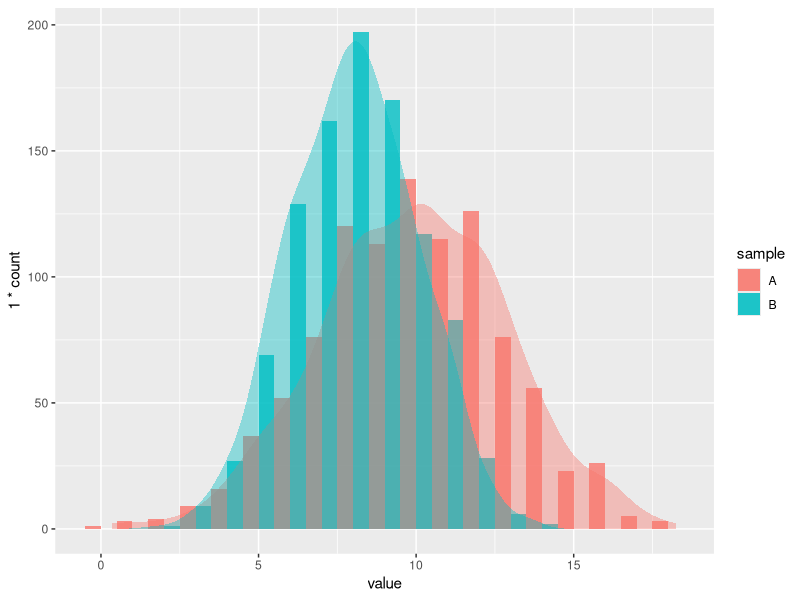

This figure's R source:
#Matthew Carr
#biotstats, AJ
#6 March 2020
#T tests


library(tidyverse)
library(ggplot2)

# Random normal data
set.seed(666)

r_dat <- data.frame(dat = c(rnorm(n = 1000, mean = 10, sd = 3),
                            rnorm(n = 1000, mean = 8, sd = 2)),
                    sample = c(rep("A", 1000), rep("B", 1000)))

# Create histogram
h <- ggplot(data = r_dat, aes(x = dat, fill = sample)) +
  geom_histogram(position = "dodge", binwidth = 1, alpha = 0.8) +
  geom_density(aes(y = 1*..count.., fill = sample), colour = NA, alpha = 0.4) +
  labs(x = "value")
h


shapiro.test(r_dat$dat)

   
#     
Adat <- r_dat %>% 
  filter(sample == "A")

Bdat <- r_dat %>% 
  filter(sample =="B")

shapiro.test(Adat$dat)

shapiro.test(Bdat$dat)

# the data is normally distrubuted


#Homoscedasticity
r_dat %>% 
  group_by(sample) %>% 
  summarise(sample_var = var(dat))

#two sample two sided t test
# the null hypothesis(H0) that there is no differences in the means of samples belonging to groups A and B

#so reject H0 when p <= 0.05

t.test(dat ~ sample, data = r_dat, var.equal =TRUE)# var.equal=TRUE, variables are same(TRUE)


#chp 6.2

library(ggpubr)

# create a single sample of random normal data
set.seed(666)
r_one <- data.frame(dat = rnorm(n = 20, mean = 20, sd = 5),
                    sample = "A")


mean(r_one$dat)
sd(r_one$dat)

# check normality
shapiro.test(r_one$dat)

# compare random data against a population mean of 20
t.test(r_one$dat, mu = 10)
# two sided cause it could change mu (values) smaller or bigger from given mean 20

#6.2.1

# check against the trailing tail
#compare random data against a population mena of 20
t.test(r_one$dat, mu = 30, alternative = "greater")
